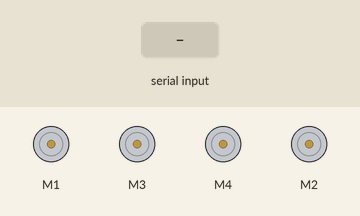
This sketch was run on a simulated Arduino Uno, built with avr-gcc and run on an emulated ATmega328P. Parts: 4 × DC motor (green arrow = forward, orange = backward, longer = faster). The test bench sets the inputs (shaded band).

Above: at 1.2 s.
1.3 s: "1" received over Serial
At 2.7 s:
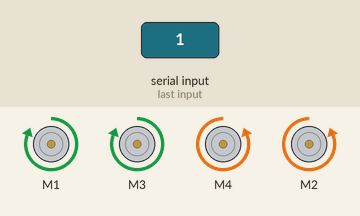
At 12.8 s:
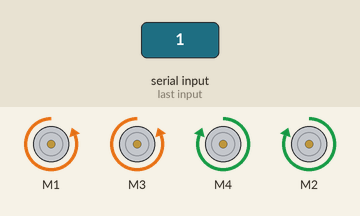
Timing chart, 0 to 13.8 s (numbered marks = the images above; inputs shaded):
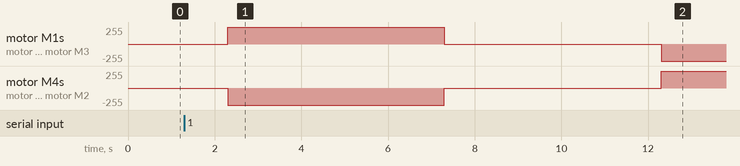

The sketch:

yash.ino
```cpp
#include<AFMotor.h>
AF_DCMotor motor1(1);
AF_DCMotor motor2(2);
AF_DCMotor motor3(3);
AF_DCMotor motor4(4);

int incomingByte = 0;

void setup() {
  // put your setup code here, to run once:
  motor1.setSpeed(255);
  motor3.setSpeed(255);
  motor4.setSpeed(255);
  motor2.setSpeed(255);
  Serial.begin(19200);
}

void loop() {
  // put your main code here, to run repeatedly:
int var = 2;
//int label1;

if (Serial.available() > 0) {
    int inByte = Serial.read();
    switch (inByte) {
      case '1':
        //Serial.print("Number received: 1 ");
      //Serial.println(inByte);

      delay(1000);
    motor1.run(FORWARD);
    motor2.run(BACKWARD);
    motor3.run(FORWARD);
    motor4.run(BACKWARD);
    delay(5000);
    motor1.run(RELEASE);
    motor2.run(RELEASE);
    motor3.run(RELEASE);
    motor4.run(RELEASE);
    delay(5000);
     motor1.run(BACKWARD);
    motor2.run(FORWARD);
    motor3.run(BACKWARD);
    motor4.run(FORWARD);
    delay(5000);


        break;
      case '2':
        //Serial.print("Number received 2: ");
      //Serial.println(inByte);

        delay(1000);
    motor1.run(FORWARD);
    motor2.run(BACKWARD);
    motor3.run(FORWARD);
    motor4.run(BACKWARD);
    delay(8000);
    motor1.run(RELEASE);
    motor2.run(RELEASE);
    motor3.run(RELEASE);
    motor4.run(RELEASE);
    delay(5000);
    motor1.run(BACKWARD);
    motor2.run(FORWARD);
    motor3.run(BACKWARD);
    motor4.run(FORWARD);
    delay(5000);
//    int var = 0;

        break;
      case '3':
        Serial.print("Not valid table 3 ");
      Serial.println(inByte);
        break;
      case '4':
        Serial.print("Not valid table 4 ");
      Serial.println(inByte);
        break;
      case '5':
         Serial.print("Not valid table 5 ");
      Serial.println(inByte);
        break;


    }
  }

}
```

Measured:
- after the input at 1.3 s, motor M1, motor M3: stopped → forward 255/255 after 1.0 s, → stopped 5.0 s later, → backward 255/255 5.0 s later; motor M4, motor M2: stopped → backward 255/255 after 1.0 s, → stopped 5.0 s later, → forward 255/255 5.0 s later
